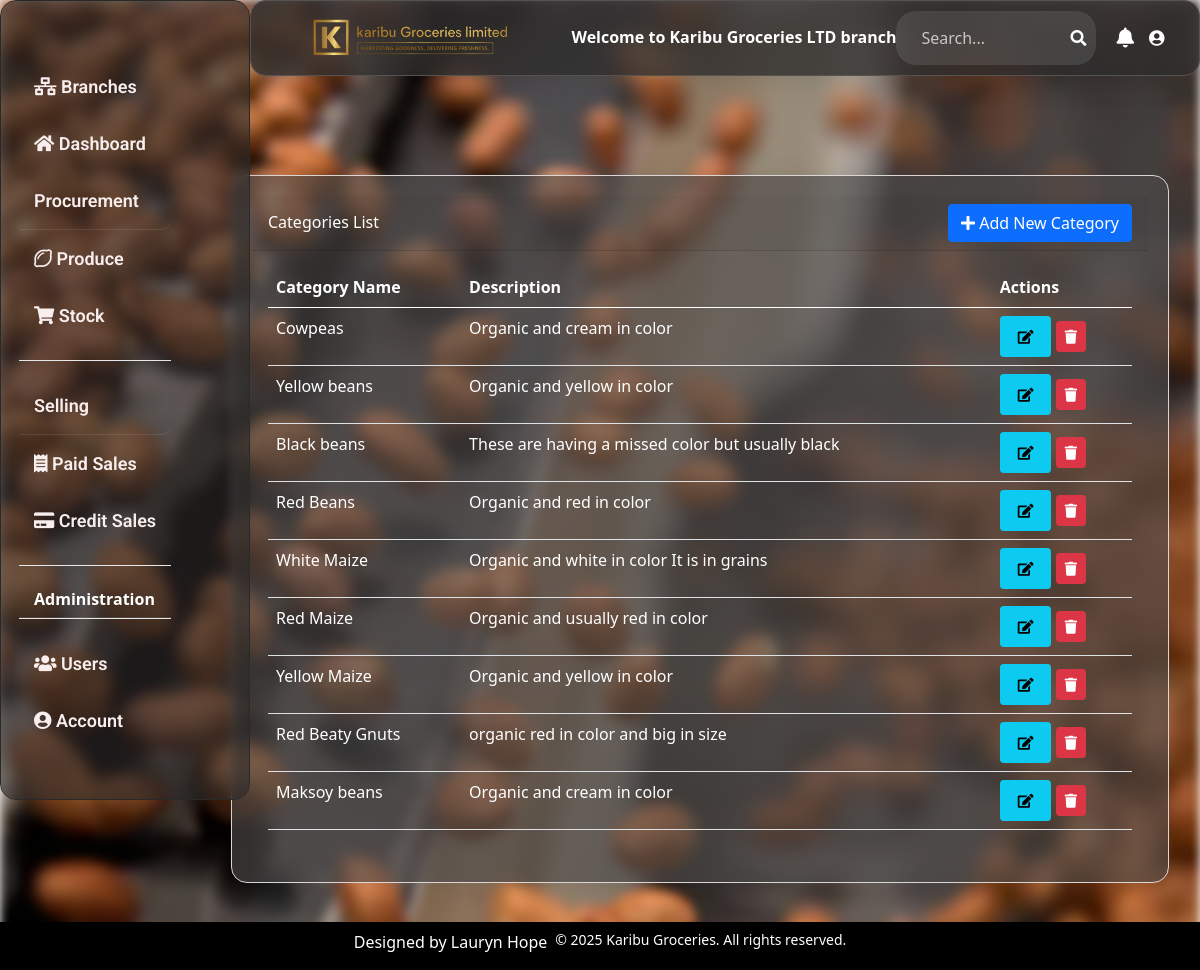
/categories/ (signed in), run on the app's committed database.
### happy_hoe/models.py (models this page shows, shortened)
class Category(models.Model):
    category_name=models.CharField(max_length=50, null=True, blank=True, default='')
    description=models.TextField(max_length=50, blank=True, default='')

### happy_hoe/views.py (the view, shortened to what this page needs)
# urls.py: path('categories/', views.categories, name='categories'),
@login_required
def categories(request):
    categories = Category.objects.all().order_by('-id')
    return render(request, "happy_hoeapp/category.html", {'categories': categories})

### happy_hoe/templates/happy_hoeapp/category.html (shortened to what this page needs)
{% extends 'happy_hoeapp/base.html' %}
{% load static %}
{% block content %}
<div class="container">
    <div class="tableglass-effectt">
        <div class="card-header d-flex justify-content-between align-items-center">
            <h4 class="text-white mb-0">Categories List</h4>
            <button type="button" class="btn btn-primary" data-bs-toggle="modal" data-bs-target="#addCategoryModal">
                <i class="fas fa-plus"></i> Add New Category
            </button>
        </div>
        <div class="card-body">
            <table class="table">
                <thead>
                    <tr>
                        <th class="text-white">Category Name</th>
                        <th class="text-white">Description</th>
                        <th class="text-white">Actions</th>
                    </tr>
                </thead>
                <tbody>
                    {% for category in categories %}
                    <tr>
                        <td class="text-white">{{ category.category_name }}</td>
                        <td class="text-white">{{ category.description|default:"-" }}</td>
                        <td>
                            <button class="btn btn-sm btn-info">
                                <a href="{% url 'edit_category' category.id %}" class="btn btn-sm btn-info ">
                                    <i class="fas fa-edit "></i>
                                </a>
                            </button>
                            <button>
                                <form method="POST" action="{% url 'delete_category' category.id %}">
                                        <a href="{% url 'delete_category' category.id %}" class="btn btn-sm btn-danger">
                                            <i class="fas fa-trash"></i>
                                        </a>
                                </form>
                            </button>
                        </td>
                    </tr>
                    {% empty %}
                    <tr>
                        <td colspan="3" class="text-center text-white">No categories added yet.</td>
                    </tr>
                    {% endfor %}
                </tbody>
            </table>
        </div>
    </div>
</div>
{% endblock %}

### happy_hoe/static/css/base.css (style rules this page uses)
html, body { height: 100%; width: 100%; margin: 0; }
body::before { content: ""; position: fixed; top: 0; left: 0; right: 0; bottom: 0; width: 100%; height: 100%; top: 0; left: 0; right: 0; bottom: 0; background: url('/static/images/f1.webp') no-repeat center center fixed; background-size: cover; filter: blur(5px); z-index: -1; }
.tableglass-effectt { background: rgba(75, 74, 74, 0.63); border-radius: 16px; box-shadow: 0 4px 30px rgba(0, 0, 0, 0.1); backdrop-filter: blur(4.7px); -webkit-backdrop-filter: blur(4.7px); border: 1px solid rgba(219, 214, 214, 1); margin: 15px; padding: 20px; color: black; }

### data on the page
Category: category_name "Cowpeas", description "Organic and cream in color"
Category: category_name "Yellow beans", description "Organic and yellow in color"
Category: category_name "Black beans", description "These are having a missed color but usually black"
Category: category_name "Red Beans", description "Organic and red in color"
Category: category_name "White Maize", description "Organic and white in color It is in grains"
Category: category_name "Red Maize", description "Organic and usually red in color"
Category: category_name "Yellow Maize", description "Organic and yellow in color"
Category: category_name "Red Beaty Gnuts", description "organic red in color and big in size"
Category: category_name "Maksoy beans", description "Organic and cream in color"
